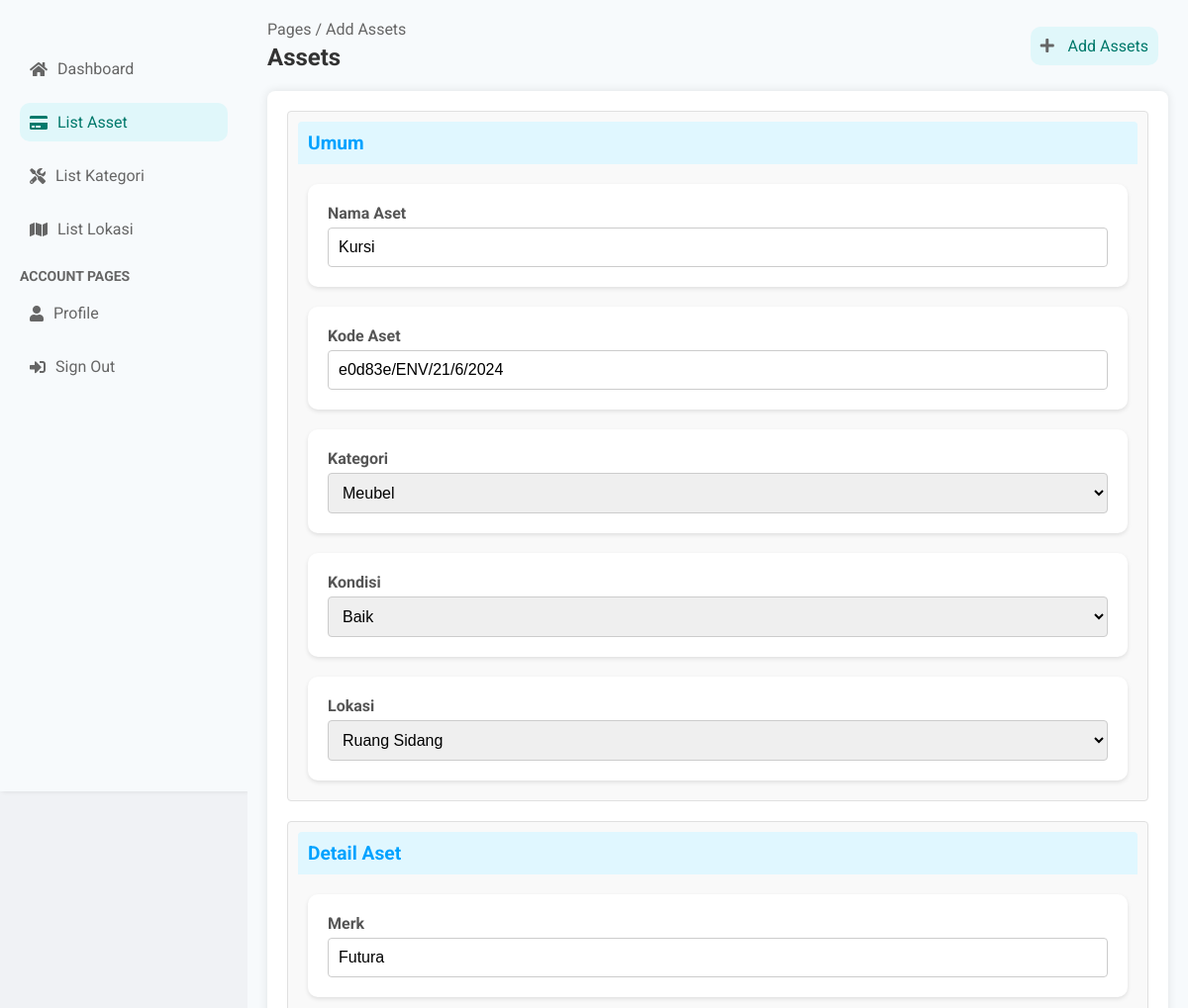
The page /edit_asset/19/ (signed in, upper part) on the database as committed earlier.
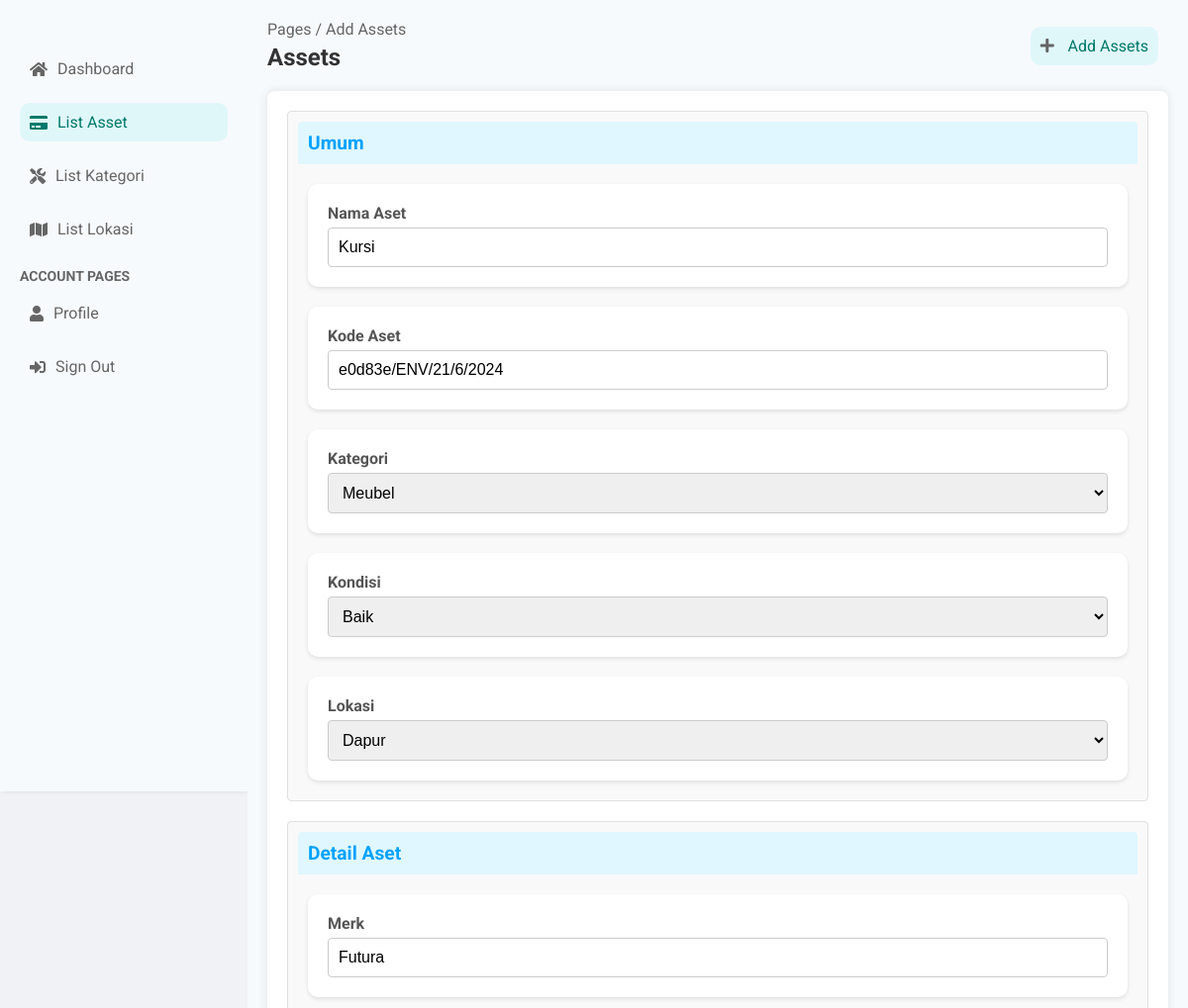
The same page on the database as committed later.
### accounts/models.py (models this page shows, shortened)
class AsetBaru(models.Model):
    nama_aset = models.CharField(max_length=255)
    kode_aset = models.CharField(max_length=50, blank=True, null=True)
    kategori = models.ForeignKey(Kategori, on_delete=models.SET_NULL, null=True, blank=True)
    qr_code = models.ImageField(upload_to='qr_codes', blank=True, null=True)
    kondisi_aset = models.CharField(max_length=12, choices=KONDISI_CHOICES, default='baik')
    posisi_aset = models.ForeignKey(PosisiAsset, on_delete=models.SET_NULL, null=True, blank=True)

### accounts/viewsStaff.py (the view)
# urls.py: path('edit_asset/<int:asset_id>/', viewsStaff.edit_asset, name='edit_asset'),
@login_required
@user_passes_test(is_staff)
def edit_asset(request, asset_id):
    asset = get_object_or_404(AsetBaru, id=asset_id)
    detail_aset = DetailAset.objects.filter(aset=asset).first()
    pembelian = Pembelian.objects.filter(aset=asset).first()
    lampiran = Lampiran.objects.filter(aset=asset).first()
    penanggung_jawab = PenanggungJawab.objects.filter(aset=asset).first()
    if request.method == 'POST':
        aset_form = AsetBaruForm(request.POST, instance=asset)
        detail_form = DetailAsetForm(request.POST, instance=detail_aset)
        pembelian_form = PembelianForm(request.POST, instance=pembelian)
        lampiran_form = LampiranForm(request.POST, request.FILES, instance=lampiran)
        penanggung_jawab_form = PenanggungJawabForm(request.POST, instance=penanggung_jawab)
        if (aset_form.is_valid() and detail_form.is_valid() and
                pembelian_form.is_valid() and lampiran_form.is_valid()):
            asset = aset_form.save()
            detail = detail_form.save(commit=False)
            detail.aset = asset
            detail.save()
            pembelian = pembelian_form.save(commit=False)
            pembelian.aset = asset
            pembelian.save()
            lampiran = lampiran_form.save(commit=False)
            lampiran.aset = asset
            lampiran.save()
            penanggung_jawab = penanggung_jawab_form.save(commit=False)
            penanggung_jawab.aset = asset
            penanggung_jawab.save()
            return redirect('list_aset')  # Ganti dengan nama URL halaman yang sesuai setelah berhasil mengedit
    else:
        aset_form = AsetBaruForm(instance=asset)
        detail_form = DetailAsetForm(instance=detail_aset)
        pembelian_form = PembelianForm(instance=pembelian)
        lampiran_form = LampiranForm(instance=lampiran)
        penanggung_jawab_form = PenanggungJawabForm(instance=penanggung_jawab)
    context = {
        'aset_form': aset_form,
        'detail_form': detail_form,
        'pembelian_form': pembelian_form,
        'lampiran_form': lampiran_form,
        'penanggung_jawab_form': penanggung_jawab_form,
    }
    return render(request, 'dashboard/edit_asset.html', context)

### accounts/forms.py
class AsetBaruForm(forms.ModelForm):
    class Meta:
        model = AsetBaru
        fields = ['nama_aset', 'kode_aset', 'kategori', 'kondisi_aset', 'posisi_aset']

class DetailAsetForm(forms.ModelForm):
    class Meta:
        model = DetailAset
        fields = ['merk', 'tipe', 'produsen', 'no_seri_kode_produksi', 'tahun_produksi', 'deskripsi']

### accounts/context_processors.py (called while the page is built)
def versioned_static(request):
    version = 'v1.44'  # Increment this version number
    return {
        'STATIC_VERSION': version,
    }

### accounts/models.py (called while the page is built)
    def __str__(self):
        return self.nama

    def __str__(self):
        return self.lokasi

### accounts/viewsStaff.py (called while the page is built)
def is_staff(user):
    return user.is_authenticated and user.is_staff

### templates/dashboard/edit_asset.html (shortened to what this page needs)
{% extends 'dashboard/base.html' %}
{% block content %}
<nav class="sidebar-nav">
    <ul>
        <li><a href="{% url 'dashboard_staff' %}"><i class="fas fa-home"></i> Dashboard</a></li>
        <li class="active"><a href="{% url 'list_aset' %}"><i class="fas fa-credit-card"></i>List Asset</a></li>
        <li><a href="{%  url 'list_kategori' %}"><i class="fas fa-tools"></i>List Kategori</a></li>
        <li><a href="{% url 'list_posisi' %}"><i class="fas fa-map"></i>List Lokasi</a></li>
    </ul>
    <h3>Account Pages</h3>
    <ul>
        <li><a href="{% url 'profile' %}"><i class="fas fa-user"></i> Profile</a></li>
        <li><a href="{% url 'logout' %}"><i class="fas fa-sign-in-alt"></i> Sign Out</a></li>
    </ul>
</nav>
</aside>
<div class="main-content">
    <header class="main-header">
        <div class="breadcrumb">
            <span>Pages / Add Assets</span>
            <h2>Assets</h2>
        </div>
        <div class="header-right">
            <a href="{% url 'add_assets' %}" class="btn-add"><i class="fas fa-plus"></i> Add Assets</a>
        </div>
    </header>
    <div class="container-ku">
    <div class="form-container">
        <form method="post" enctype="multipart/form-data">
            <div class="form-section">
                <h2>Umum</h2>
                <div class="form-row">
                    <div class="form-group">
                        <label for="{{ aset_form.nama_aset.id_for_label }}">Nama Aset</label>
                        {{ aset_form.nama_aset }}
                    </div>
                    <div class="form-group">
                        <label for="{{ aset_form.kode_aset.id_for_label }}">Kode Aset</label>
                        {{ aset_form.kode_aset }}
                    </div>
                </div>
                <div class="form-row">
                    <div class="form-group">
                        <label for="{{ aset_form.kategori.id_for_label }}">Kategori</label>
                        {{ aset_form.kategori }}
                    </div>
                    <div class="form-group">
                        <label for="{{ aset_form.kondisi_aset.id_for_label }}">Kondisi</label>
                        {{ aset_form.kondisi_aset }}
                    </div>
                    <div class="form-group">
                        <label for="{{ aset_form.posisi_aset.id_for_label }}">Lokasi</label>
                        {{ aset_form.posisi_aset }}
                    </div>
                </div>
            </div>
            <div class="form-section">
                <h2>Detail Aset</h2>
                <div class="form-row">
                    <div class="form-group">
                        <label for="{{ detail_form.merk.id_for_label }}">Merk</label>
                        {{ detail_form.merk }}
                    </div>
                </div>
            </div>
    </div>
</div>
{% endblock %}

Rows that differ between the two databases and show on the page:
changed AsetBaru "Kursi": posisi_aset "Ruang Sidang" → "Dapur"
